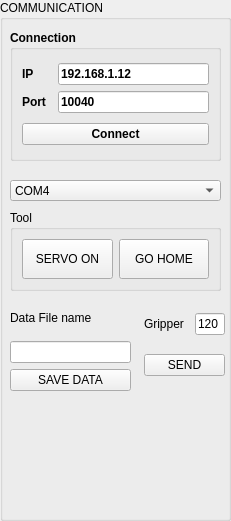
   <widget class="QGroupBox" name="groupBox_13">
    <property name="geometry">
     <rect>
      <x>890</x>
      <y>20</y>
      <width>231</width>
      <height>521</height>
     </rect>
    </property>
    <property name="title">
     <string>COMMUNICATION</string>
    </property>
    <widget class="QGroupBox" name="groupBox">
     <property name="geometry">
      <rect>
       <x>10</x>
       <y>30</y>
       <width>211</width>
       <height>131</height>
      </rect>
     </property>
     <property name="font">
      <font>
       <bold>true</bold>
      </font>
     </property>
     <property name="title">
      <string>Connection</string>
     </property>
     <layout class="QVBoxLayout" name="verticalLayout_3">
      <item>
       <layout class="QHBoxLayout" name="horizontalLayout">
        <item>
         <layout class="QVBoxLayout" name="verticalLayout">
          <item>
           <widget class="QLabel" name="label">
            <property name="text">
             <string>IP</string>
            </property>
           </widget>
          </item>
          <item>
           <widget class="QLabel" name="label_2">
            <property name="minimumSize">
             <size>
              <width>30</width>
              <height>0</height>
             </size>
            </property>
            <property name="text">
             <string>Port</string>
            </property>
           </widget>
          </item>
         </layout>
        </item>
        <item>
         <layout class="QVBoxLayout" name="verticalLayout_2">
          <item>
           <widget class="QLineEdit" name="txt_ip">
            <property name="text">
             <string>192.168.1.12</string>
            </property>
           </widget>
          </item>
          <item>
           <widget class="QLineEdit" name="txt_port">
            <property name="text">
             <string>10040</string>
            </property>
           </widget>
          </item>
         </layout>
        </item>
       </layout>
      </item>
      <item>
       <widget class="QPushButton" name="btn_connect">
        <property name="text">
         <string>Connect</string>
        </property>
       </widget>
      </item>
     </layout>
    </widget>
    <widget class="QComboBox" name="comboBox_port_name">
     <property name="geometry">
      <rect>
       <x>10</x>
       <y>180</y>
       <width>211</width>
       <height>21</height>
      </rect>
     </property>
     <item>
      <property name="text">
       <string>COM4</string>
      </property>
     </item>
     <item>
      <property name="text">
       <string>COM1</string>
      </property>
     </item>
     <item>
      <property name="text">
       <string>COM2</string>
      </property>
     </item>
     <item>
      <property name="text">
       <string>COM3</string>
      </property>
     </item>
    </widget>
    <widget class="QGroupBox" name="groupBox_5">
     <property name="geometry">
      <rect>
       <x>10</x>
       <y>210</y>
       <width>211</width>
       <height>81</height>
      </rect>
     </property>
     <property name="title">
      <string>Tool</string>
     </property>
     <layout class="QHBoxLayout" name="horizontalLayout_6">
      <item>
       <widget class="QPushButton" name="btn_servo">
        <property name="minimumSize">
         <size>
          <width>0</width>
          <height>40</height>
         </size>
        </property>
        <property name="text">
         <string>SERVO ON</string>
        </property>
       </widget>
      </item>
      <item>
       <widget class="QPushButton" name="btn_go_home">
        <property name="minimumSize">
         <size>
          <width>0</width>
          <height>40</height>
         </size>
        </property>
        <property name="text">
         <string>GO HOME</string>
        </property>
       </widget>
      </item>
     </layout>
    </widget>
    <widget class="QWidget" name="layoutWidget">
     <property name="geometry">
      <rect>
       <x>10</x>
       <y>300</y>
       <width>121</width>
       <height>91</height>
      </rect>
     </property>
     <layout class="QVBoxLayout" name="verticalLayout_34">
      <item>
       <widget class="QLabel" name="label_73">
        <property name="text">
         <string>Data File name</string>
        </property>
       </widget>
      </item>
      <item>
       <widget class="QLineEdit" name="txt_data_file_name"/>
      </item>
      <item>
       <widget class="QPushButton" name="btn_save_data">
        <property name="text">
         <string>SAVE DATA</string>
        </property>
       </widget>
      </item>
     </layout>
    </widget>
    <widget class="QWidget" name="layoutWidget">
     <property name="geometry">
      <rect>
       <x>144</x>
       <y>300</y>
       <width>81</width>
       <height>91</height>
      </rect>
     </property>
     <layout class="QVBoxLayout" name="verticalLayout_35">
      <item>
       <layout class="QHBoxLayout" name="horizontalLayout_23">
        <item>
         <widget class="QLabel" name="label_78">
          <property name="text">
           <string>Gripper </string>
          </property>
         </widget>
        </item>
        <item>
         <widget class="QLineEdit" name="txt_value">
          <property name="minimumSize">
           <size>
            <width>30</width>
            <height>0</height>
           </size>
          </property>
          <property name="maximumSize">
           <size>
            <width>30</width>
            <height>16777215</height>
           </size>
          </property>
          <property name="text">
           <string>120</string>
          </property>
         </widget>
        </item>
       </layout>
      </item>
      <item>
       <widget class="QPushButton" name="btn_send">
        <property name="text">
         <string>SEND</string>
        </property>
       </widget>
      </item>
     </layout>
    </widget>
   </widget>
